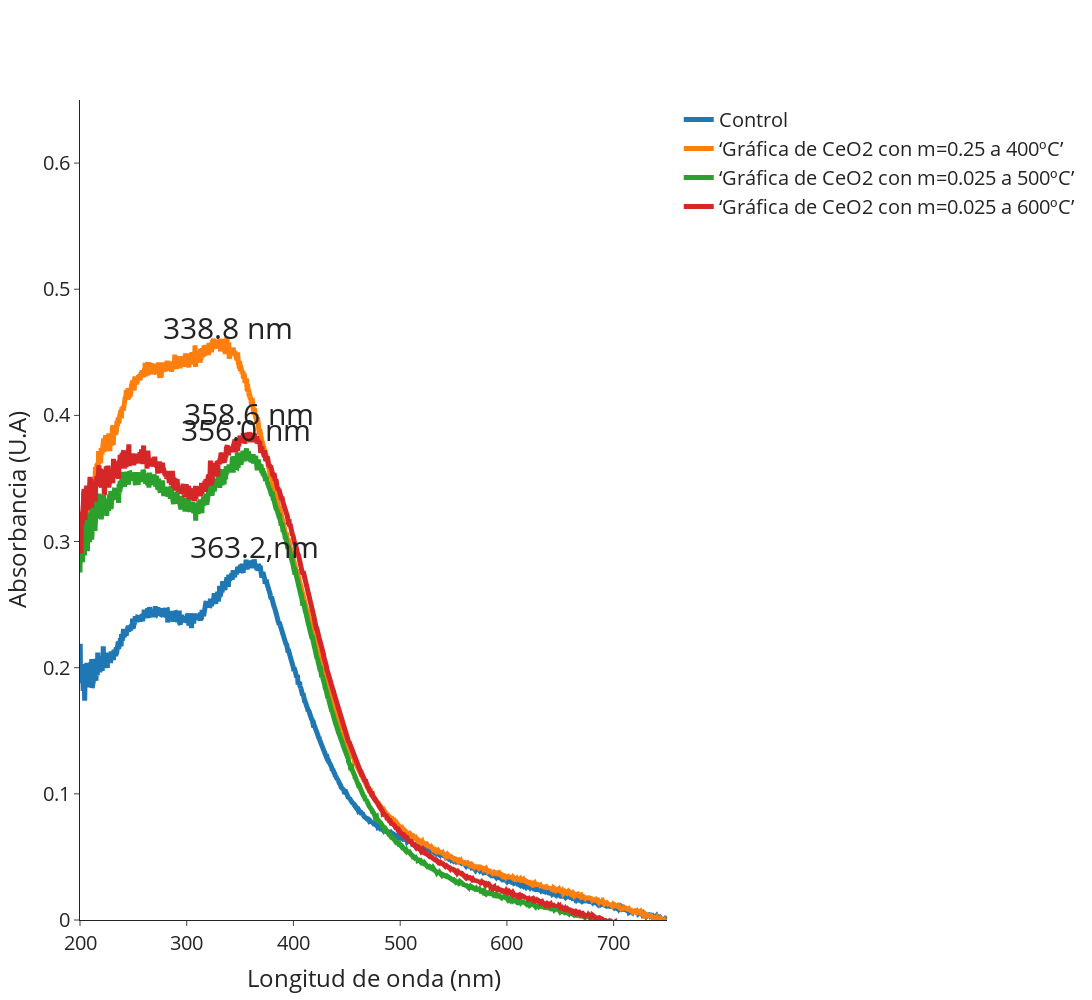

The code cell stored with this chart in its notebook:
### Code cell
fig = go.Figure()

fig.add_trace(go.Scatter(
                        x=dfs['df0'].iloc[:,0],
                        y=dfs['df0'].iloc[:,1],
                        name='Control', 
                        line=dict(width=5)))

iso_x = [df_aux['df_aux0'].iloc[0,0],df_aux['df_aux0'].iloc[0,0]]
iso_y = [-0.15,df_aux['df_aux0'].iloc[0,1]]
fig.add_annotation(x=df_aux['df_aux0'].iloc[0,0], y=(df_aux['df_aux0'].iloc[0,1]+0.01), text=f"{df_aux['df_aux0'].iloc[0, 0]},nm",showarrow=False)
fig.update_annotations(dict(font=dict(size=30)))

# Iterar sobre los dataframes en el diccionario dfs
for i in range(1,4):
    
    x = dfs[f'df{i}'].iloc[:, 0]
    y = dfs[f'df{i}'].iloc[:, 1]

    title = lista_nombres.iloc[i,2]
    

    fig.add_trace(go.Scatter(
                             x=x, 
                             y=y, 
                             name=title,
                             line=dict(width=5)))
    
   


    fig.update_layout(template = 'simple_white',
                                     width=2000, 
                                     height=1000,
                                     yaxis=dict(range=[0,0.65]),
                                     xaxis_title='Longitud de onda (nm)', 
                                     yaxis_title='Absorbancia (U.A)',
                                     font=dict(size=20)   
                                     )
    
    iso_x = [df_aux[f'df_aux{i}'].iloc[0,0],df_aux[f'df_aux{i}'].iloc[0,0]]
    iso_y = [-0.15,df_aux[f'df_aux{i}'].iloc[0,1]]
    #fig.add_trace(go.Scatter(x=iso_x, y=iso_y, mode='lines', name=f"{df_aux[f'df_aux{i}'].iloc[0, 0]},nm",line_color='red',showlegend=False))
    fig.add_annotation(x=df_aux[f'df_aux{i}'].iloc[0,0], y=(df_aux[f'df_aux{i}'].iloc[0,1]+0.015), text=f"{df_aux[f'df_aux{i}'].iloc[0, 0]} nm",showarrow=False)
    fig.update_annotations(dict(font=dict(size=30))) 

    


fig.show()

### Figure 1 — Plotly figure (JSON) as saved in the notebook; plotly's stock layout.template omitted (floating-point values rounded to 4 significant figures; data arrays with more than 128 entries replaced by an {"elided": "..."} marker saying what was removed)
{"data": [{"line": {"width": 5}, "name": "Control", "type": "scatter", "x": {"elided": "2745 float values"}, "y": {"elided": "2745 float values"}}, {"line": {"width": 5}, "name": "‘Gráfica de CeO2 con m=0.25 a 400ºC’", "type": "scatter", "x": {"elided": "2745 float values"}, "y": {"elided": "2745 float values"}}, {"line": {"width": 5}, "name": "‘Gráfica de CeO2 con m=0.025 a 500ºC’", "type": "scatter", "x": {"elided": "2745 float values"}, "y": {"elided": "2745 float values"}}, {"line": {"width": 5}, "name": "‘Gráfica de CeO2 con m=0.025 a 600ºC’", "type": "scatter", "x": {"elided": "2745 float values"}, "y": {"elided": "2745 float values"}}], "layout": {"annotations": [{"font": {"size": 30}, "showarrow": false, "text": "363.2,nm", "x": 363.2, "y": 0.2959}, {"font": {"size": 30}, "showarrow": false, "text": "338.8 nm", "x": 338.8, "y": 0.47}, {"font": {"size": 30}, "showarrow": false, "text": "356.0 nm", "x": 356, "y": 0.3888}, {"font": {"size": 30}, "showarrow": false, "text": "358.6 nm", "x": 358.6, "y": 0.4018}], "font": {"size": 20}, "height": 1000, "width": 2000, "xaxis": {"title": {"text": "Longitud de onda (nm)"}}, "yaxis": {"range": [0, 0.65], "title": {"text": "Absorbancia (U.A)"}}}}
